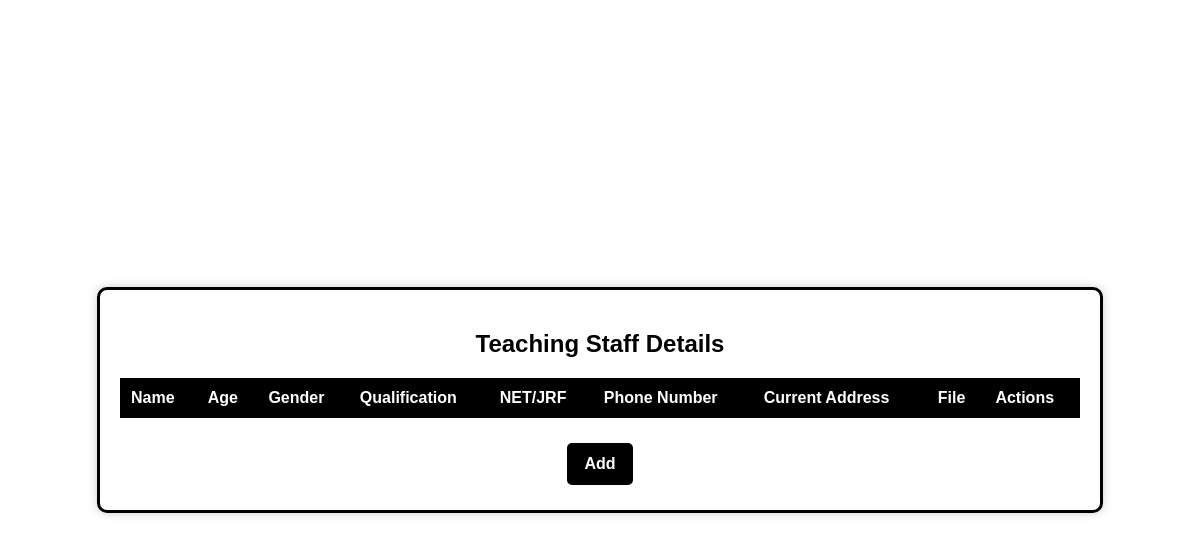
The page /viewtechingstaff on the database as committed earlier.
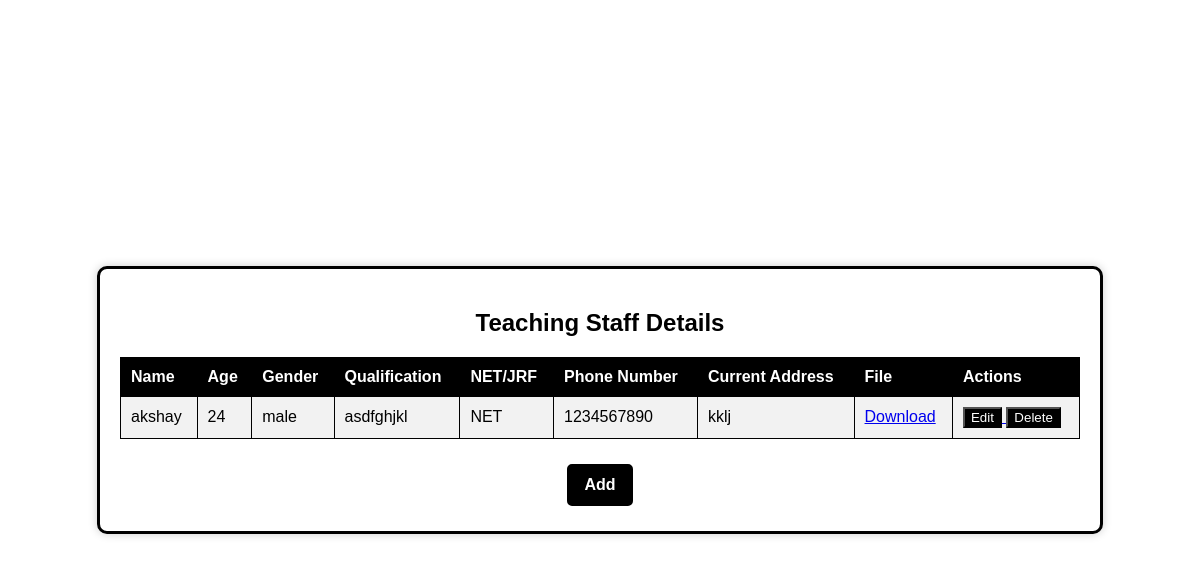
The same page on the database as committed later.
### myapp/models.py (models this page shows)
class addtechsaff(models.Model):
    LOGINID = models.ForeignKey(logintable, on_delete=models.CASCADE,null=True, blank=True)
    name = models.CharField(max_length=50,null=True, blank=True)
    age = models.CharField(max_length=50,null=True, blank=True)
    gender = models.CharField(max_length=50,null=True, blank=True)
    qualification = models.CharField(max_length=50,null=True, blank=True)
    NET_or_JRF = models.CharField(max_length=50,null=True, blank=True)
    phonenumber = models.CharField(max_length=50,null=True, blank=True)
    currentaddress = models.CharField(max_length=50,null=True, blank=True)
    choosefile = models.FileField(upload_to='teachstafffile/',null=True, blank=True)

### myapp/views.py (the view)
# urls.py: path('viewtechingstaff', viewtechingstaff.as_view(), name='viewtechingstaff'),
class viewtechingstaff(View):
    def get(self, request):
        c = addtechsaff.objects.all()
        return render(request, 'Administrator/viewtechingstaff.html', {'data':c})

### templates/Administrator/viewtechingstaff.html (shortened to what this page needs)
<!DOCTYPE html>
<html lang="en">
<head>
</head>
<body>
    <div class="staff-details-container">
        <h2>Teaching Staff Details</h2>
        <table>
            <tr>
                <th>Name</th>
                <th>Age</th>
                <th>Gender</th>
                <th>Qualification</th>
                <th>NET/JRF</th>
                <th>Phone Number</th>
                <th>Current Address</th>
                <th>File</th>
                <th>Actions</th>
            </tr>
            {% for i in data %}
            <tr>
                <td>{{i.name}}</td>
                <td>{{i.age}}</td>
                <td>{{i.gender}}</td>
                <td>{{i.qualification}}</td>
                <td>{{i.NET_or_JRF}}</td>
                <td>{{i.phonenumber}}</td>
                <td>{{i.currentaddress}}</td>
                <td>{%if i.choosefile %}<a href="{{ i.choosefile.url }}" download>Download</a>{% endif %}</td>
                <td>
                    <a href="/editteach/{{i.id}}" onclick="return confirm('Are you sure you want to edit?')">
                        <button class="edit-button">Edit</button>
                    </a>
                    <a href="/delete/{{i.id}}" onclick="return confirm('Are you sure you want to delete?')">
                        <button class="delete-button">Delete</button>
                    </a>
                </td>
            </tr>
            {% endfor %}
        </table>
        <div class="button-container">
            <a href="/addtechstaff" class="add-button">Add</a>
        </div>
    </div>
</body>
</html>

Rows that differ between the two databases and show on the page:
added addtechsaff: name "akshay", age "24", gender "male", qualification "asdfghjkl", NET_or_JRF "NET", phonenumber "1234567890", currentaddress "kklj"
